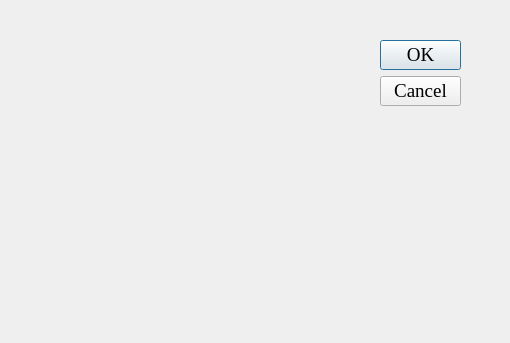
<?xml version="1.0" encoding="UTF-8"?>
<ui version="4.0">
 <class>Dialog_SecondApp</class>
 <widget class="QDialog" name="Dialog_SecondApp">
  <property name="geometry">
   <rect>
    <x>0</x>
    <y>0</y>
    <width>510</width>
    <height>343</height>
   </rect>
  </property>
  <property name="font">
   <font>
    <family>Times New Roman</family>
    <pointsize>14</pointsize>
   </font>
  </property>
  <property name="windowTitle">
   <string>Proiect</string>
  </property>
  <widget class="QDialogButtonBox" name="buttonBox">
   <property name="geometry">
    <rect>
     <x>380</x>
     <y>40</y>
     <width>81</width>
     <height>241</height>
    </rect>
   </property>
   <property name="orientation">
    <enum>Qt::Vertical</enum>
   </property>
   <property name="standardButtons">
    <set>QDialogButtonBox::Cancel|QDialogButtonBox::Ok</set>
   </property>
  </widget>
 </widget>
 <resources/>
 <connections>
  <connection>
   <sender>buttonBox</sender>
   <signal>accepted()</signal>
   <receiver>Dialog_SecondApp</receiver>
   <slot>accept()</slot>
   <hints>
    <hint type="sourcelabel">
     <x>248</x>
     <y>254</y>
    </hint>
    <hint type="destinationlabel">
     <x>157</x>
     <y>274</y>
    </hint>
   </hints>
  </connection>
  <connection>
   <sender>buttonBox</sender>
   <signal>rejected()</signal>
   <receiver>Dialog_SecondApp</receiver>
   <slot>reject()</slot>
   <hints>
    <hint type="sourcelabel">
     <x>316</x>
     <y>260</y>
    </hint>
    <hint type="destinationlabel">
     <x>286</x>
     <y>274</y>
    </hint>
   </hints>
  </connection>
 </connections>
</ui>
